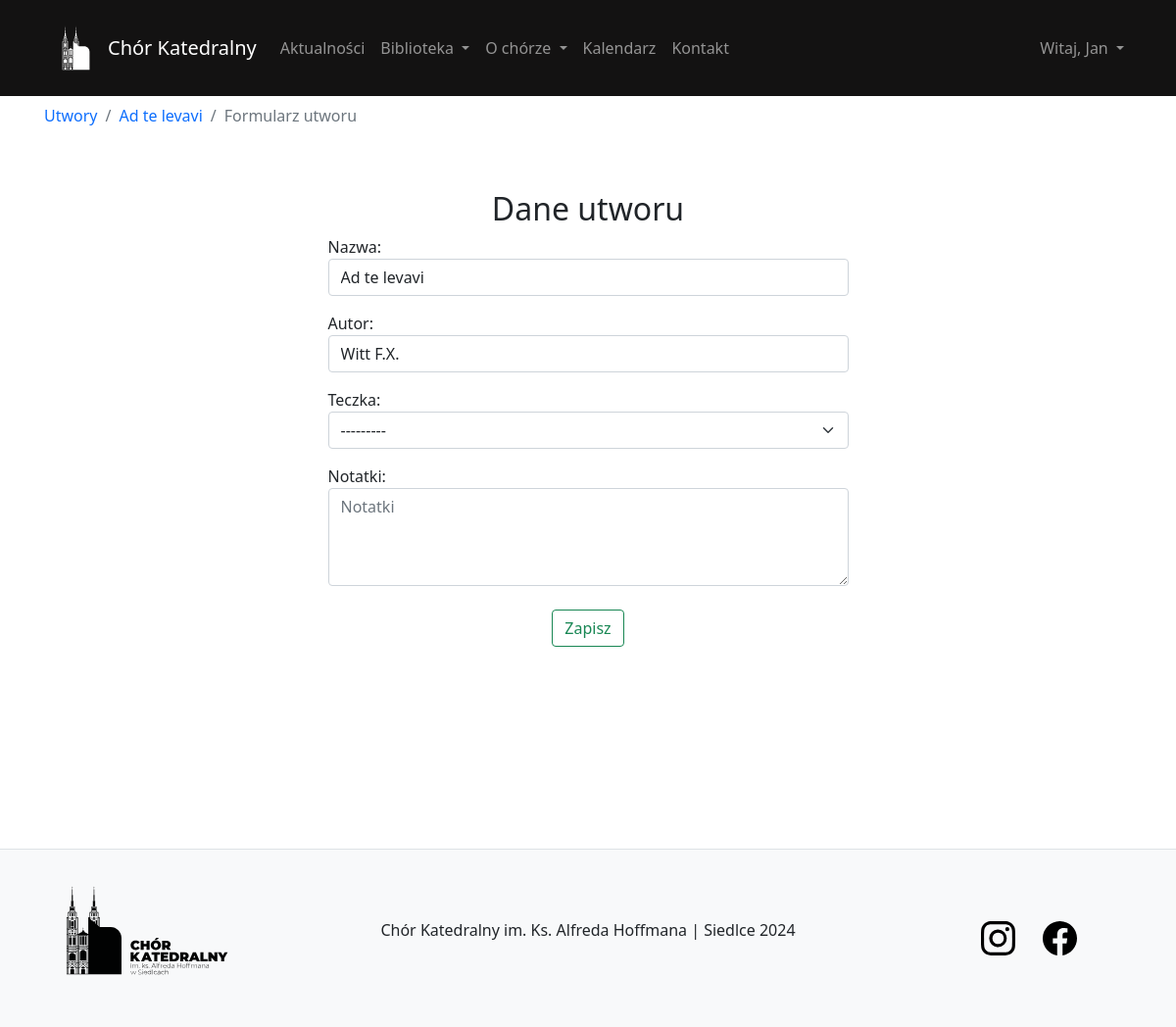
The page /composition/edit/1/ (signed in) on the database as committed earlier.
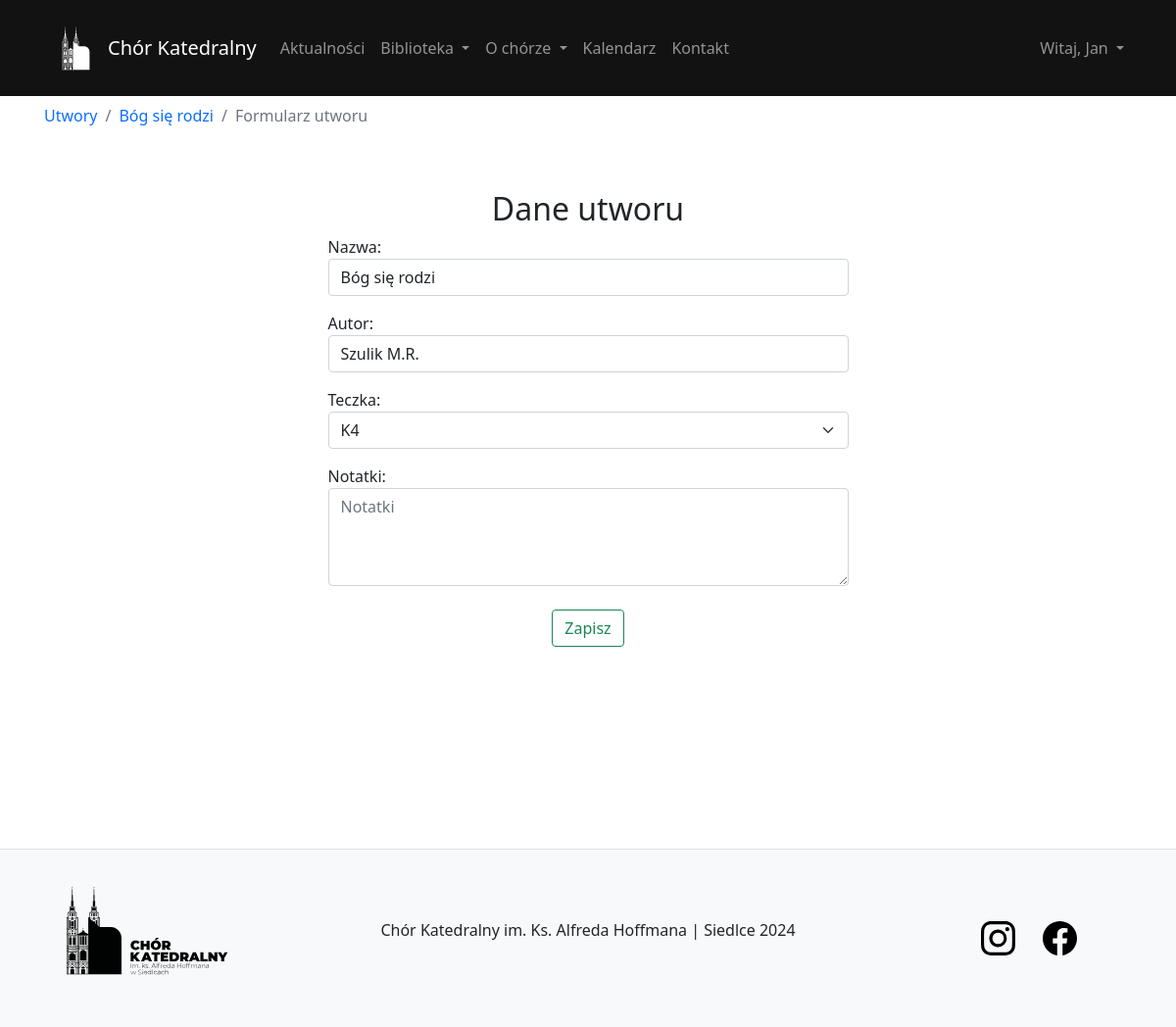
The same page on the database as committed later.
### composition/models.py (models this page shows, shortened)
class Composition(models.Model):
    name = models.CharField('Name', max_length=45)
    author = models.CharField('Author', max_length=35)
    number = models.PositiveIntegerField(unique=True)
    folder = models.ForeignKey(Folder, related_name='compositions', on_delete=models.SET_NULL, null=True, blank=True)
    isActual = models.BooleanField('Is Actual', default=False)
    note = models.CharField('Note', max_length=250, null=True, blank=True)  # Может быть нулём + можно ничего не вписывать в форме
    date_joined = models.DateTimeField(default=timezone.now)
    class Meta:
        verbose_name = 'Composition'
        verbose_name_plural = 'Compositions'

### folder/models.py (models this page shows)
class Folder(models.Model):
    name = models.CharField('name', max_length=45, unique=True)
    note = models.CharField('note', max_length=250, null=True, blank=True) # Может быть нулём + можно ничего не вписывать в форме
    colour = models.CharField('colour', max_length=25, null=True, blank=True)
    date_joined = models.DateTimeField(default=timezone.now)
    def __str__(self):
        return self.name
    class Meta:
        verbose_name = 'Folder'
        verbose_name_plural = 'Folders'

### composition/views.py (the view)
# urls.py: path('edit/<int:id>/', views.editComposition, name='editComposition'),
@permission_required('composition.add_composition', raise_exception=True)
@permission_required('composition.change_composition', raise_exception=True)
def editComposition(request, id=None):
    if id:
        composition = get_object_or_404(Composition, id=id)
        action = 'update'
    else:
        composition = None
        action = 'add'
    if request.method == 'POST':
        form = CompositionForm(request.POST, instance=composition)
        if form.is_valid():
            new_composition = form.save()
            if action == 'add':
                messages.success(request, f'Utwór {new_composition.name} został pomyślnie dodany do biblioteki.')
                messages.warning(request, f'Do ostatnio dodanego utwóru {new_composition.name} został przypisany numer: {new_composition.number}.')
            else:
                messages.success(request, f'Utwór {new_composition.name} został pomyślnie zaktualizowany.')
            return redirect('listComposition')
        else:
            messages.error(request, 'Coś poszło nie tak')
    else:
        form = CompositionForm(instance=composition)
    return render(request, 'composition/form.html', {'form': form, 'composition': composition})

### composition/forms.py
class CompositionForm(ModelForm):
    class Meta:
        model = Composition
        fields = ['name', 'author', 'folder', 'note']
        labels = {
            'name': 'Nazwa',
            'author': 'Autor',
            'folder': 'Teczka',
            'note': 'Notatki'
        }
        widgets = {
            'name': TextInput(attrs={
                'class': 'form-control',
                'placeholder': 'Nazwa utworu'
            }),
            'author': TextInput(attrs={
                'class': 'form-control',
                'placeholder': 'Autor'
            }),
            'folder': Select(attrs={
                'class': 'form-select'  # Используйте 'form-select' для стилизации select с Bootstrap
            }),
            'note': forms.Textarea(attrs={
                'class': 'form-control',
                'placeholder': 'Notatki',
                'style' : 'height: 100px;'
            }),
        }
        folder = forms.ModelChoiceField(queryset=Folder.objects.all(), required=False, empty_label="Wybierz teczkę")

### library/context_processors.py (called while the page is built)
def current_time(request):
    now = timezone.now()
    return {
        'current_year': now.year,
        'current_month': now.month,
    }

### composition/templates/composition/form.html (shortened to what this page needs)
{% extends 'content/template.html' %}
{% load static %}
{% block body %}
<div class="pt-2">
    <nav aria-label="breadcrumb">
        <ol class="breadcrumb">
            <li class="breadcrumb-item"><a href="{% url 'listComposition' %}">Utwory</a></li>
            {% if composition != None %}
            <li class="breadcrumb-item"><a href="{% url 'detailsComposition' id=composition.id %}">{{ composition.name }}</a></li>
            {% endif %}
            <li class="breadcrumb-item active" aria-current="page">Formularz utworu</li>
        </ol>
    </nav>
</div>
<div class="container">
    <div class="row justify-content-center">
        <div class="col-lg-6 col-md-8 col-sm-10 col-12">
            <h2 class="mt-5 text-center">Dane utworu</h2>
            <form method="post">
                {{ form.as_p }}
                <div class="text-center">
                    <button type="submit" class="btn btn-outline-success mt-2">Zapisz</button>
                </div>
            </form>
        </div>
    </div>
</div>
{% endblock %}

Rows that differ between the two databases and show on the page:
changed Composition: name "Ad te levavi" → "Bóg się rodzi"; author "Witt F.X." → "Szulik M.R."; folder "---------" → "K4"
